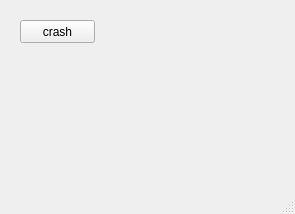
<?xml version="1.0" encoding="UTF-8"?>
<ui version="4.0">
 <class>MainWindow</class>
 <widget class="QMainWindow" name="MainWindow">
  <property name="geometry">
   <rect>
    <x>0</x>
    <y>0</y>
    <width>295</width>
    <height>214</height>
   </rect>
  </property>
  <property name="windowTitle">
   <string>GongJianBo 1992</string>
  </property>
  <widget class="QWidget" name="centralwidget">
   <widget class="QPushButton" name="pushButton">
    <property name="geometry">
     <rect>
      <x>20</x>
      <y>20</y>
      <width>75</width>
      <height>23</height>
     </rect>
    </property>
    <property name="text">
     <string>crash</string>
    </property>
   </widget>
  </widget>
  <widget class="QMenuBar" name="menubar">
   <property name="geometry">
    <rect>
     <x>0</x>
     <y>0</y>
     <width>295</width>
     <height>23</height>
    </rect>
   </property>
  </widget>
  <widget class="QStatusBar" name="statusbar"/>
 </widget>
 <resources/>
 <connections/>
</ui>
